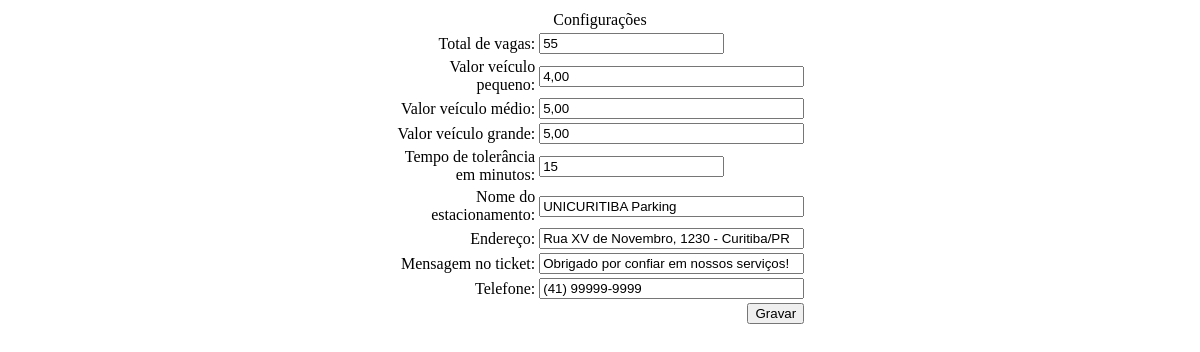
Before: /configuracoes.php (signed in) with the older database file.
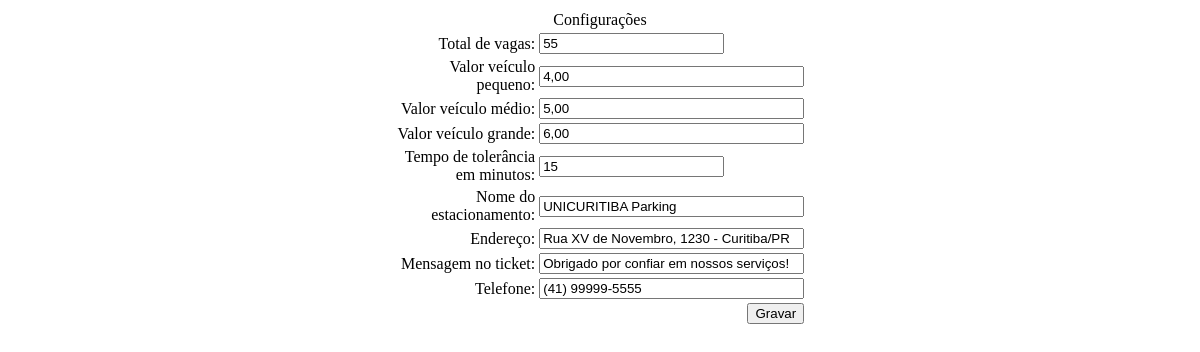
After: the same page with the newer database file.
### tables this page shows
CREATE TABLE `configuracoes` (
  `id` int(11) NOT NULL AUTO_INCREMENT,
  `total_vagas` int(10) DEFAULT NULL,
  `total_vagas_ocupadas` int(10) DEFAULT NULL,
  `valor_pequeno` decimal(10,2) DEFAULT NULL,
  `valor_medio` decimal(10,2) DEFAULT NULL,
  `valor_grande` decimal(10,2) DEFAULT NULL,
  `tempo_isencao` int(2) DEFAULT NULL,
  `nome_estacionamento` varchar(45) DEFAULT NULL,
  `endereco` varchar(50) DEFAULT NULL,
  `mensagem` varchar(110) DEFAULT NULL,
  `telefone` varchar(15) DEFAULT NULL,
  PRIMARY KEY (`id`)
);

### configuracoes.php (the view, shortened to what this page needs)
<head>
    <?php include('db/config.php');
    ?>
</head>
<body>
    <?php
    $query = "SELECT * FROM configuracoes WHERE id='1'";
    $execute = mysqli_query($con, $query);
    while ($query = mysqli_fetch_assoc($execute)) {
        $total_vagas = $query['total_vagas'];
        $valor_pequeno = $query['valor_pequeno'];
        $valor_medio = $query['valor_medio'];
        $valor_grande = $query['valor_grande'];
        @$tempo_isencao = $query['tempo_isencao'];
        $nome_estacionamento = $query['nome_estacionamento'];
        $mensagem = $query['mensagem'];
        $endereco = $query['endereco'];
        $telefone = $query['telefone'];
    }
    ?>
    <form class="form" action="configuracoes.php" method="POST" name="configuracoes">
        <table width="35%" align="center">
            <tr>
                <td colspan="3">
                    <p align="center">Configurações</p>
                </td>
            </tr>
            <tr>
                <td align="right">Total de vagas:</td>
                <td colspan="3">
                    <input type="number" size="30" name="total_vagas" onKeyUp="mascaraRemoveCaracteresEspeciais(this, event)" required placeholder="Número de vagas" value="<?php echo @$total_vagas; ?>">
                </td>
            </tr>
            <tr>
                <td align="right">Valor veículo pequeno:</td>
                <td colspan="3">
                    <input type="text" size="30" name="valor_pequeno" onKeyUp="mascaraMoeda(this, event)" required placeholder="Ex.: 3,50" value="<?php echo str_replace(".", ",", @$valor_pequeno); ?>">
                </td>
            </tr>
            <tr>
                <td align="right">Valor veículo médio:</td>
                <td colspan="3">
                    <input type="text" size="30" name="valor_medio" onKeyUp="mascaraMoeda(this, event)" required placeholder="Ex.: 4,50" value="<?php echo str_replace(".", ",", @$valor_medio); ?>">
                </td>
            </tr>
            <tr>
                <td align="right">Valor veículo grande:</td>
                <td colspan="3">
                    <input type="text" size="30" name="valor_grande" onKeyUp="mascaraMoeda(this, event)" required placeholder="Ex.: 5,50" value="<?php echo str_replace(".", ",", @$valor_grande); ?>">
                </td>
            </tr>
            <tr>
                <td align="right">Tempo de tolerância em minutos:</td>
                <td colspan="3">
                    <input type="number" size="30" name="tempo_isencao" required placeholder="Ex.: 15" value="<?php echo @$tempo_isencao; ?>">
                </td>
            </tr>
            <tr>
                <td align="right">Nome do estacionamento:</td>
                <td colspan="3">
                    <input type="text" size="30" name="nome_estacionamento" required placeholder="Ex.: Estacionamento Parking Place" value="<?php echo @$nome_estacionamento; ?>">
                </td>
            </tr>
            <tr>
                <td align="right">Endereço:</td>
                <td colspan="3">
                    <input type="text" size="30" name="endereco" required placeholder="Ex.: Rua XV de Novembro, 1160 - Curitiba/PR" value="<?php echo @$endereco; ?>">
                </td>
            </tr>
            <tr>
                <td align="right">Mensagem no ticket:</td>
                <td colspan="3">
                    <input type="text" size="30" name="mensagem" required placeholder="Ex.: Obrigado por confiar em nossos serviços! :)" value="<?php echo @$mensagem; ?>">
                </td>
            </tr>
            <tr>
                <td align="right">Telefone:</td>
                <td colspan="3">
                    <input type="text" id="celular" size="30" name="telefone" onKeyUp="mascaraTelefone(this)" required placeholder="Ex.: 41988776655" value="<?php echo @$telefone; ?>">
                </td>
            </tr>
            <tr>
                <td colspan="3" align="right">
                    <input class="submit-button" type="submit" value="Gravar" name="botao">
                </td>
            </tr>
        </table>
    </form>
</body>
</html>

Changed rows visible on the page:
changed configuracoes "UNICURITIBA Parking": valor_grande "5,00" → "6,00"; telefone "(41) 99999-9999" → "(41) 99999-5555"
